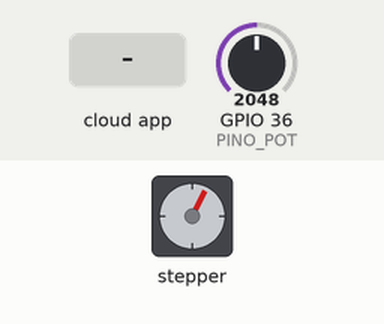
Simulated run of this sketch. Board: ESP32. Shown: stepper motor. The test bench sets the inputs (shaded band); at power-on: GPIO 36 (PINO_POT) = 2048. WiFi joins after 1.5 s; servers stay silent unless stated; random numbers use the default seed unless the sketch sets one; the Firebase database answers and starts empty; stepper angles assume 2050 steps per turn; what the sketch prints to the serial monitor is not drawn.

Above: at 3.2 s.
3.3 s: GPIO 36 (PINO_POT) set to 1228
At 3.74 s:
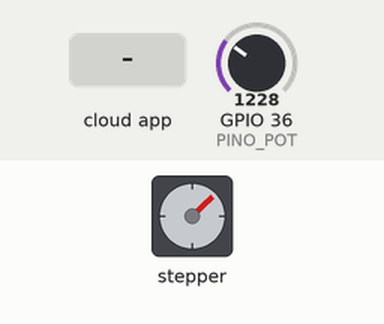
12.6 s: the phone or cloud app sets Motor to 1
At 12.9 s:
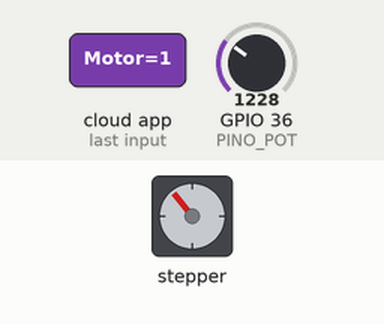
21.9 s: the phone or cloud app sets Motor to 0
31.2 s: GPIO 36 (PINO_POT) set to 1592
40.5 s: GPIO 36 (PINO_POT) set to 1696
At 41.4 s:
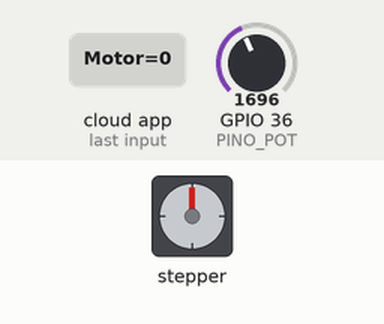
Timing chart, 0 to 50.8 s (numbered marks = the images above; inputs shaded):
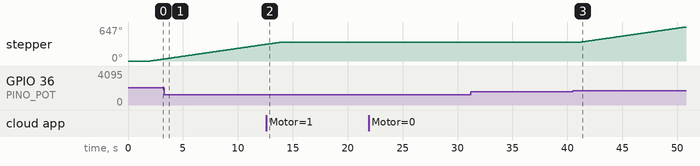

The sketch:

mic11.ino
```cpp
#include <WiFi.h>
#include <Firebase_ESP_Client.h>
#include <Stepper.h>

// Provide the token generation process info.
#include "addons/TokenHelper.h"
// Provide the RTDB payload printing info and other helper functions.
#include "addons/RTDBHelper.h"

// Insert your network credentials
#define WIFI_SSID "CIT_Alunos"
#define WIFI_PASSWORD "alunos@2024"

// Insert Firebase project API Key
#define API_KEY "AIzaSyDsYXU0A88zPBVuc_P4KOPnS3clGQu8hI0"

// Insert RTDB URLefine the RTDB URL
#define DATABASE_URL "https://mic11-31a25-default-rtdb.firebaseio.com/"

// Define Firebase objects
FirebaseData fbdo;
FirebaseAuth auth;
FirebaseConfig config;

const int PINO_LED = 32;
const int PINO_POT = 36;

int temperatura = 0;
int batimentos = 0;
bool motor = false;

// Timer variables (send new readings every three minutes)
unsigned long sendDataPrevMillis = 0;
unsigned long timerDelay = 2000;
bool signupOK = false;

//Motor de passos
// change this to the number of steps on your motor
#define STEPS 2050

// create an instance of the stepper class, specifying
// the number of steps of the motor and the pins it's
// attached to
Stepper stepper(STEPS, 26, 25, 33, 32);


// Initialize WiFi
void initWiFi() {
  WiFi.begin(WIFI_SSID, WIFI_PASSWORD);
  Serial.print("Connecting to WiFi ..");
  while (WiFi.status() != WL_CONNECTED) {
    Serial.print('.');
    delay(1000);
  }
  Serial.println(WiFi.localIP());
  Serial.println();
}


void setup() {
  Serial.begin(115200);
  pinMode(PINO_LED, OUTPUT);
  pinMode(PINO_POT, INPUT);
  initWiFi();

  //FireBase
  config.api_key = API_KEY;
  config.database_url = DATABASE_URL;
  if(Firebase.signUp(&config, &auth, "", "")){
    Serial.println("SignUP OK!");
    signupOK = true;
  } else{
     Serial.printf("%s\n", config.signer.signupError.message.c_str());
  }
  config.token_status_callback = tokenStatusCallback;
  Firebase.begin(&config, &auth);
  Firebase.reconnectWiFi(true);

  // set the speed of the motor to 30 RPMs
  stepper.setSpeed(5);
}

void loop() {
  int potem = analogRead(PINO_POT);
  temperatura = map(potem, 0, 4095, 0, 100);
  batimentos = random(60,120);

  if(temperatura >= 40){
    Serial.println("Perigo!!!");
    digitalWrite(PINO_LED, HIGH);
    stepper.step(STEPS);
    motor = true;
  } else{
    digitalWrite(PINO_LED, LOW);
    motor = false;
  }

  Serial.print("\nTemperatura: ");
  Serial.println(temperatura);

  Serial.print("\nBatimentos: ");
  Serial.println(batimentos);

  //Firebase CRUD
  if(Firebase.ready() && signupOK && (millis() - sendDataPrevMillis > 500 || sendDataPrevMillis == 0)){
    sendDataPrevMillis = millis();
  }


  //Enviar dados para database
  if(Firebase.RTDB.setInt(&fbdo, "Quarto/Temperatura", temperatura)){
    Serial.println(); Serial.print(temperatura);
    Serial.print(" - successfully saved to: "+ fbdo.dataPath());
    Serial.println(" (" + fbdo.dataType() + ") ");
  } else {
    Serial.println(" FAILED: " + fbdo.errorReason());
  }

  if(Firebase.RTDB.setInt(&fbdo, "Quarto/Batimentos", batimentos)){
    Serial.println(); Serial.print(batimentos);
    Serial.print(" - successfully saved to: "+ fbdo.dataPath());
    Serial.println(" (" + fbdo.dataType() + ") ");
  } else {
    Serial.println(" FAILED: " + fbdo.errorReason());
  }

  //Pegar dados do banco
  String nome ="";
  if (Firebase.RTDB.getString(&fbdo, "Quarto/Nome")){
    nome =fbdo.stringData();
    Serial.println("DATA: " + nome);
  }

  if (Firebase.RTDB.getString(&fbdo, "Quarto/Motor")){
    motor =fbdo.boolData();
    Serial.println("Motor: " + motor);
  }

  delay(1000);
}
```

Measured:
- the behaviour switches between 1637 and 1638 on GPIO 36 (PINO_POT) (found by bisection; images 2 and 3)
- after the input at 21.9 s, every drawn part: stays the same
- after the input at 31.2 s, every drawn part: stays the same
- after the input at 40.5 s, stepper: keeps turning clockwise at about 30°/s, starting after 0.74 s
